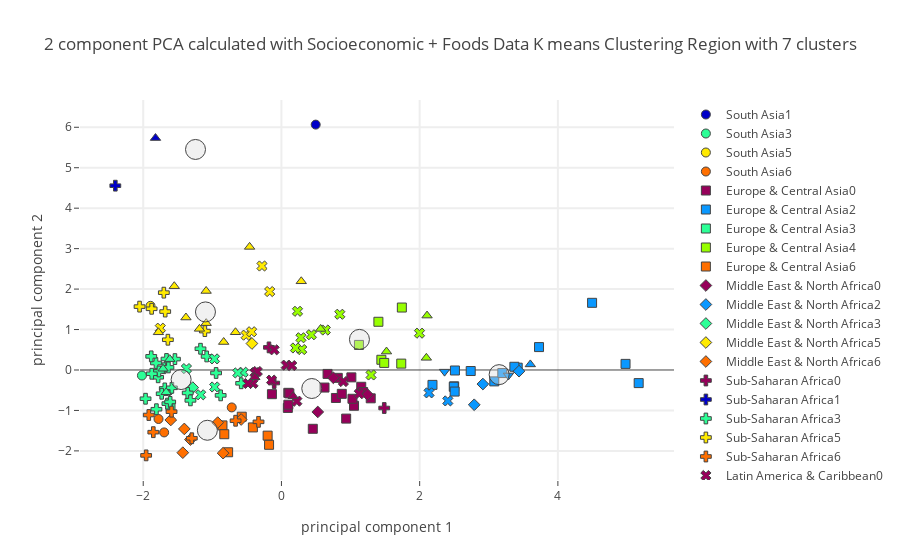

The notebook cell saved with this chart:
### Code cell
plot_plotly(socio_pca_dropped_df,"Region",region_centers_socio,7, "Socioeconomic + Foods",'')

### Figure 1 — Plotly figure (JSON) as saved in the notebook; plotly's stock layout.template omitted (floating-point values rounded to 4 significant figures)
{"data": [{"marker": {"color": "rgb(150,0,90)", "line": {"width": 1}, "size": 9, "symbol": 0}, "mode": "markers", "name": "South Asia0", "text": [], "type": "scatter", "uid": "e8ac540b-ad93-4a91-9f9f-be1191b6851c", "x": [], "y": []}, {"marker": {"color": "rgb(0,0,200)", "line": {"width": 1}, "size": 9, "symbol": 0}, "mode": "markers", "name": "South Asia1", "text": ["Maldives"], "type": "scatter", "uid": "8b68e44a-7adf-4a94-90f9-be190607b886", "x": [0.4958], "y": [6.065]}, {"marker": {"color": "rgb(10,152,255)", "line": {"width": 1}, "size": 9, "symbol": 0}, "mode": "markers", "name": "South Asia2", "text": [], "type": "scatter", "uid": "3036e9a8-c0ca-4d1d-a9bf-596a81c4c941", "x": [], "y": []}, {"marker": {"color": "rgb(44,255,150)", "line": {"width": 1}, "size": 9, "symbol": 0}, "mode": "markers", "name": "South Asia3", "text": ["Bangladesh", "India"], "type": "scatter", "uid": "a1c8f70f-1d24-4966-97bd-759434b77269", "x": [-2.018, -1.634], "y": [-0.1371, -0.5239]}, {"marker": {"color": "rgb(151,255,0)", "line": {"width": 1}, "size": 9, "symbol": 0}, "mode": "markers", "name": "South Asia4", "text": [], "type": "scatter", "uid": "d49b9fa6-63d4-4a35-b202-eaecde28fc73", "x": [], "y": []}, {"marker": {"color": "rgb(255,234,0)", "line": {"width": 1}, "size": 9, "symbol": 0}, "mode": "markers", "name": "South Asia5", "text": ["Sri Lanka"], "type": "scatter", "uid": "76a568ef-8f51-49cd-b03a-1833f406f061", "x": [-1.894], "y": [1.586]}, {"marker": {"color": "rgb(255,111,0)", "line": {"width": 1}, "size": 9, "symbol": 0}, "mode": "markers", "name": "South Asia6", "text": ["Afghanistan", "Nepal", "Pakistan"], "type": "scatter", "uid": "729869d0-637e-4a16-b5f3-2e1b89f5066f", "x": [-1.697, -1.779, -0.7191], "y": [-1.543, -1.212, -0.9256]}, {"marker": {"color": "rgb(150,0,90)", "line": {"width": 1}, "size": 9, "symbol": 1}, "mode": "markers", "name": "Europe & Central Asia0", "text": ["Albania", "Armenia", "Belarus", "Bulgaria", "Croatia", "Czechia", "Estonia", "Hungary", "Kazakhstan", "Latvia", "Montenegro", "Poland", "Romania", "Russian Federation", "Serbia", "Slovakia", "Slovenia", "Ukraine"], "type": "scatter", "uid": "b4eb94a3-531d-4f1b-8328-871a278db633", "x": [0.9365, 0.09279, 1.012, 0.1, 0.6674, 1.155, 1.05, 0.6233, 1.028, 0.8152, 1.292, 0.7881, 0.4538, 0.8732, -0.1376, 0.0993, 1.182, 0.1144], "y": [-1.202, -0.9383, -0.1822, -0.8579, -0.09693, -0.4149, -0.8846, -0.4345, -0.7117, -0.1941, -0.7003, -0.6921, -1.454, -0.5896, -0.5981, -0.5645, -0.5447, -0.5779]}, {"marker": {"color": "rgb(0,0,200)", "line": {"width": 1}, "size": 9, "symbol": 1}, "mode": "markers", "name": "Europe & Central Asia1", "text": [], "type": "scatter", "uid": "3d74f561-61da-4722-aff1-0bb79f1ec7cf", "x": [], "y": []}, {"marker": {"color": "rgb(10,152,255)", "line": {"width": 1}, "size": 9, "symbol": 1}, "mode": "markers", "name": "Europe & Central Asia2", "text": ["Austria", "Belgium", "Denmark", "Finland", "France", "Germany", "Iceland", "Ireland", "Luxembourg", "Netherlands", "Norway", "Sweden", "Switzerland", "United Kingdom"], "type": "scatter", "uid": "af21f93c-77d5-4455-a591-56849d2d8714", "x": [2.499, 5.169, 2.739, 3.08, 2.51, 2.494, 4.495, 2.506, 4.979, 3.419, 3.727, 3.371, 3.196, 2.185], "y": [-0.4041, -0.3243, -0.0258, -0.2819, -0.01235, -0.4146, 1.66, -0.5334, 0.1507, 0.0571, 0.5664, 0.07984, -0.07609, -0.3679]}, {"marker": {"color": "rgb(44,255,150)", "line": {"width": 1}, "size": 9, "symbol": 1}, "mode": "markers", "name": "Europe & Central Asia3", "text": ["Tajikistan"], "type": "scatter", "uid": "594f4707-bd13-4efc-99c2-2a671b5b832d", "x": [-1.605], "y": [-0.8857]}, {"marker": {"color": "rgb(151,255,0)", "line": {"width": 1}, "size": 9, "symbol": 1}, "mode": "markers", "name": "Europe & Central Asia4", "text": ["Cyprus", "Greece", "Italy", "Lithuania", "Portugal", "Spain"], "type": "scatter", "uid": "f930b3e8-25fb-41ef-9d8c-a0bd3cc5be91", "x": [1.121, 1.446, 1.487, 1.734, 1.403, 1.742], "y": [0.6197, 0.2527, 0.1751, 0.1574, 1.192, 1.544]}, {"marker": {"color": "rgb(255,234,0)", "line": {"width": 1}, "size": 9, "symbol": 1}, "mode": "markers", "name": "Europe & Central Asia5", "text": [], "type": "scatter", "uid": "d891165b-fb3c-4cb0-a78f-3e9977704ccd", "x": [], "y": []}, {"marker": {"color": "rgb(255,111,0)", "line": {"width": 1}, "size": 9, "symbol": 1}, "mode": "markers", "name": "Europe & Central Asia6", "text": ["Azerbaijan", "Bosnia and Herzegovina", "Georgia", "Kyrgyzstan", "Turkey", "Turkmenistan", "Uzbekistan"], "type": "scatter", "uid": "a1a0c92d-d17f-4316-8a71-5babb5a37352", "x": [-0.7716, -0.5742, -0.8532, -0.4132, -0.1997, -0.1789, -0.8269], "y": [-2.033, -1.155, -1.37, -1.42, -1.623, -1.849, -1.588]}, {"marker": {"color": "rgb(150,0,90)", "line": {"width": 1}, "size": 9, "symbol": 2}, "mode": "markers", "name": "Middle East & North Africa0", "text": ["Oman", "Saudi Arabia", "United Arab Emirates"], "type": "scatter", "uid": "198097a2-47a4-40b8-a524-1fa046bc651f", "x": [0.7516, 0.5257, 1.246], "y": [-0.1935, -1.038, -0.6096]}, {"marker": {"color": "rgb(0,0,200)", "line": {"width": 1}, "size": 9, "symbol": 2}, "mode": "markers", "name": "Middle East & North Africa1", "text": [], "type": "scatter", "uid": "02877f2c-3ac0-4160-a014-0e8c24d78ec8", "x": [], "y": []}, {"marker": {"color": "rgb(10,152,255)", "line": {"width": 1}, "size": 9, "symbol": 2}, "mode": "markers", "name": "Middle East & North Africa2", "text": ["Israel", "Kuwait", "Malta"], "type": "scatter", "uid": "e2eba51e-be3c-4c4e-b35b-ccc4f481ac1b", "x": [2.915, 2.789, 3.438], "y": [-0.3477, -0.8598, -0.02945]}, {"marker": {"color": "rgb(44,255,150)", "line": {"width": 1}, "size": 9, "symbol": 2}, "mode": "markers", "name": "Middle East & North Africa3", "text": ["Tunisia"], "type": "scatter", "uid": "b0306009-fbf7-4cb4-9081-59b4bc9bb0b7", "x": [-1.283], "y": [-0.4353]}, {"marker": {"color": "rgb(151,255,0)", "line": {"width": 1}, "size": 9, "symbol": 2}, "mode": "markers", "name": "Middle East & North Africa4", "text": [], "type": "scatter", "uid": "d06cc31a-eb41-41b3-ac7a-cc91e2fd2d6e", "x": [], "y": []}, {"marker": {"color": "rgb(255,234,0)", "line": {"width": 1}, "size": 9, "symbol": 2}, "mode": "markers", "name": "Middle East & North Africa5", "text": ["Lebanon"], "type": "scatter", "uid": "a44e902c-9eb9-4843-97a1-eb35eec85515", "x": [-0.4267], "y": [0.6543]}, {"marker": {"color": "rgb(255,111,0)", "line": {"width": 1}, "size": 9, "symbol": 2}, "mode": "markers", "name": "Middle East & North Africa6", "text": ["Algeria", "Egypt", "Iran (Islamic Republic of)", "Iraq", "Jordan", "Morocco", "Yemen"], "type": "scatter", "uid": "01761589-8acb-4cc7-bbcf-7c67df9216cd", "x": [-0.8441, -1.427, -0.9224, -1.405, -0.5828, -1.317, -1.601], "y": [-2.056, -2.044, -1.301, -1.457, -1.224, -1.719, -1.236]}, {"marker": {"color": "rgb(150,0,90)", "line": {"width": 1}, "size": 9, "symbol": 3}, "mode": "markers", "name": "Sub-Saharan Africa0", "text": ["Gabon", "Mauritius", "Sudan"], "type": "scatter", "uid": "7cc2931a-ba91-4a27-8ab6-2a84d3056e8f", "x": [-0.1806, -0.1048, 1.487], "y": [0.5589, -0.3221, -0.94]}, {"marker": {"color": "rgb(0,0,200)", "line": {"width": 1}, "size": 9, "symbol": 3}, "mode": "markers", "name": "Sub-Saharan Africa1", "text": ["Sao Tome and Principe"], "type": "scatter", "uid": "aca9655c-1eb7-4e75-99a5-60e4d1cee064", "x": [-2.404], "y": [4.556]}, {"marker": {"color": "rgb(10,152,255)", "line": {"width": 1}, "size": 9, "symbol": 3}, "mode": "markers", "name": "Sub-Saharan Africa2", "text": [], "type": "scatter", "uid": "0246b480-893f-47ec-bd6b-5ab1f87de541", "x": [], "y": []}, {"marker": {"color": "rgb(44,255,150)", "line": {"width": 1}, "size": 9, "symbol": 3}, "mode": "markers", "name": "Sub-Saharan Africa3", "text": ["Angola", "Benin", "Botswana", "Cabo Verde", "Cameroon", "Central African Republic", "Chad", "Gambia", "Guinea", "Guinea-Bissau", "Kenya", "Liberia", "Madagascar", "Malawi", "Mozambique", "Namibia", "Nigeria", "Senegal", "Eswatini", "Togo", "United Republic of Tanzania", "Zambia", "Zimbabwe"], "type": "scatter", "uid": "81e94ff9-c6d0-4cc8-9857-0e4e2ed03f97", "x": [-1.082, -1.541, -0.8796, -0.5825, -1.663, -1.171, -1.809, -1.65, -1.784, -1.815, -1.356, -1.7, -1.688, -1.967, -1.772, -0.9454, -1.884, -1.585, -1.317, -1.877, -1.635, -1.733, -1.61], "y": [0.3348, 0.2693, -0.6274, -0.3287, 0.2718, 0.5252, -0.97, -0.8311, -0.1804, 0.1723, -0.5668, 0.04394, -0.4558, -0.7106, -0.03611, -0.07411, 0.3372, -0.4406, -0.7509, -0.09294, 0.06345, -0.5874, -0.7892]}, {"marker": {"color": "rgb(151,255,0)", "line": {"width": 1}, "size": 9, "symbol": 3}, "mode": "markers", "name": "Sub-Saharan Africa4", "text": [], "type": "scatter", "uid": "11fd32de-e049-4f15-b305-b59a0a27a305", "x": [], "y": []}, {"marker": {"color": "rgb(255,234,0)", "line": {"width": 1}, "size": 9, "symbol": 3}, "mode": "markers", "name": "Sub-Saharan Africa5", "text": ["Congo (note no data in Food suppley tables for DRC)", "CÃƒÂ´te d'Ivoire", "Ghana", "Rwanda", "Sierra Leone", "Uganda"], "type": "scatter", "uid": "cf67b53e-0b52-4863-b545-7b3b7ffcd543", "x": [-1.108, -2.053, -1.702, -1.878, -1.643, -1.682], "y": [0.9615, 1.566, 1.912, 1.513, 0.7478, 1.444]}, {"marker": {"color": "rgb(255,111,0)", "line": {"width": 1}, "size": 9, "symbol": 3}, "mode": "markers", "name": "Sub-Saharan Africa6", "text": ["Burkina Faso", "Ethiopia", "Lesotho", "Mali", "Mauritania", "Niger", "South Africa"], "type": "scatter", "uid": "cf6b22ef-ff28-4973-9c74-a316eac68838", "x": [-1.854, -1.92, -1.958, -1.297, -0.6634, -1.59, -0.3317], "y": [-1.537, -1.113, -2.111, -1.688, -1.255, -1.03, -1.282]}, {"marker": {"color": "rgb(150,0,90)", "line": {"width": 1}, "size": 9, "symbol": 4}, "mode": "markers", "name": "Latin America & Caribbean0", "text": ["Bolivia (Plurinational State of)", "Chile", "Colombia", "Cuba", "Ecuador", "Guyana", "Mexico", "Panama", "Paraguay", "Suriname", "Venezuela (Bolivarian Republic of)"], "type": "scatter", "uid": "7a60ca44-4952-48fa-afe8-b2ea18c2bd60", "x": [-0.4103, 1.126, 0.06953, -0.4839, -0.1052, -0.3831, 0.2231, 0.1491, -0.1425, -0.3493, 0.8962], "y": [-0.3301, -0.5868, 0.12, -0.3338, 0.4987, -0.06744, -0.7706, 0.1098, -0.2492, -0.03713, -0.2852]}, {"marker": {"color": "rgb(0,0,200)", "line": {"width": 1}, "size": 9, "symbol": 4}, "mode": "markers", "name": "Latin America & Caribbean1", "text": [], "type": "scatter", "uid": "f5186619-7249-4054-b1a1-5009080f8950", "x": [], "y": []}, {"marker": {"color": "rgb(10,152,255)", "line": {"width": 1}, "size": 9, "symbol": 4}, "mode": "markers", "name": "Latin America & Caribbean2", "text": ["Argentina", "Uruguay"], "type": "scatter", "uid": "8e3e6b38-1763-4207-8e8f-7e6c7cb44f5e", "x": [2.136, 2.407], "y": [-0.5656, -0.7645]}, {"marker": {"color": "rgb(44,255,150)", "line": {"width": 1}, "size": 9, "symbol": 4}, "mode": "markers", "name": "Latin America & Caribbean3", "text": ["Belize", "El Salvador", "Guatemala", "Honduras", "Nicaragua", "Peru"], "type": "scatter", "uid": "ba05551a-244d-4a90-98dd-1b0b66c619a0", "x": [-0.5541, -0.9683, -1.375, -0.9662, -1.169, -0.6306], "y": [-0.05601, 0.2742, 0.03483, -0.42, -0.6127, -0.07271]}, {"marker": {"color": "rgb(151,255,0)", "line": {"width": 1}, "size": 9, "symbol": 4}, "mode": "markers", "name": "Latin America & Caribbean4", "text": ["Antigua and Barbuda", "Bahamas", "Barbados", "Brazil", "Costa Rica", "Saint Kitts and Nevis", "Saint Lucia", "Saint Vincent and the Grenadines", "Trinidad and Tobago"], "type": "scatter", "uid": "1a4bddc5-b926-4bbe-bfc3-0300008a5797", "x": [0.8448, 1.998, 0.6348, 1.297, 0.2934, 0.4334, 0.2324, 0.2824, 0.2032], "y": [1.378, 0.9095, 0.9877, -0.123, 0.5053, 0.8713, 1.451, 0.797, 0.5441]}, {"marker": {"color": "rgb(255,234,0)", "line": {"width": 1}, "size": 9, "symbol": 4}, "mode": "markers", "name": "Latin America & Caribbean5", "text": ["Dominica", "Dominican Republic", "Grenada", "Haiti", "Jamaica"], "type": "scatter", "uid": "1e5a1269-5a75-4ad0-bf3c-8c9f26813d78", "x": [-0.2816, -0.5108, -0.1699, -1.753, -0.4315], "y": [2.571, 0.861, 1.939, 1.034, 0.9456]}, {"marker": {"color": "rgb(255,111,0)", "line": {"width": 1}, "size": 9, "symbol": 4}, "mode": "markers", "name": "Latin America & Caribbean6", "text": [], "type": "scatter", "uid": "44854671-37cc-47b8-a26e-6bccdbdcfe7f", "x": [], "y": []}, {"marker": {"color": "rgb(150,0,90)", "line": {"width": 1}, "size": 9, "symbol": 5}, "mode": "markers", "name": "East Asia & Pacific0", "text": ["China, mainland", "Mongolia"], "type": "scatter", "uid": "1fac7162-fc54-48dc-ae58-d7f8bc5a24d0", "x": [-0.3854, 0.1701], "y": [-0.1792, -0.6468]}, {"marker": {"color": "rgb(0,0,200)", "line": {"width": 1}, "size": 9, "symbol": 5}, "mode": "markers", "name": "East Asia & Pacific1", "text": ["Kiribati"], "type": "scatter", "uid": "da7399f8-edef-416d-880a-36a2a846d5b6", "x": [-1.822], "y": [5.733]}, {"marker": {"color": "rgb(10,152,255)", "line": {"width": 1}, "size": 9, "symbol": 5}, "mode": "markers", "name": "East Asia & Pacific2", "text": ["Australia"], "type": "scatter", "uid": "cc65607f-d2a7-415d-9ff0-b56954daa14d", "x": [3.601], "y": [0.1377]}, {"marker": {"color": "rgb(44,255,150)", "line": {"width": 1}, "size": 9, "symbol": 5}, "mode": "markers", "name": "East Asia & Pacific3", "text": ["Cambodia", "Lao People's Democratic Republic", "Timor-Leste"], "type": "scatter", "uid": "cddd5e5d-8482-4732-b1a9-a826a8ec14c6", "x": [-1.616, -1.667, -1.713], "y": [0.268, -0.5517, 0.02994]}, {"marker": {"color": "rgb(151,255,0)", "line": {"width": 1}, "size": 9, "symbol": 5}, "mode": "markers", "name": "East Asia & Pacific4", "text": ["Brunei Darussalam", "Japan", "New Zealand", "Republic of Korea"], "type": "scatter", "uid": "d2a9b25d-aea5-40b9-ade3-e0d8a9f58886", "x": [1.52, 2.107, 2.097, 0.567], "y": [0.4556, 1.345, 0.3004, 1.015]}, {"marker": {"color": "rgb(255,234,0)", "line": {"width": 1}, "size": 9, "symbol": 5}, "mode": "markers", "name": "East Asia & Pacific5", "text": ["Fiji", "Indonesia", "Malaysia", "Myanmar", "Philippines", "Samoa", "Solomon Islands", "Thailand", "Vanuatu", "Viet Nam"], "type": "scatter", "uid": "1b68588b-7b39-46c7-8658-7655411f4221", "x": [-0.6646, -1.78, -0.4608, -0.8358, -1.55, 0.2869, -1.382, -1.089, -1.09, -1.186], "y": [0.9326, 0.9317, 3.043, 0.691, 2.071, 2.193, 1.297, 1.158, 1.953, 1.016]}, {"marker": {"color": "rgb(255,111,0)", "line": {"width": 1}, "size": 9, "symbol": 5}, "mode": "markers", "name": "East Asia & Pacific6", "text": [], "type": "scatter", "uid": "18e42f24-d057-43fa-a028-a1692de171d8", "x": [], "y": []}, {"marker": {"color": "rgb(150,0,90)", "line": {"width": 1}, "size": 9, "symbol": 6}, "mode": "markers", "name": "North America0", "text": [], "type": "scatter", "uid": "4d29eb1a-b016-4436-b0db-531098e1538a", "x": [], "y": []}, {"marker": {"color": "rgb(0,0,200)", "line": {"width": 1}, "size": 9, "symbol": 6}, "mode": "markers", "name": "North America1", "text": [], "type": "scatter", "uid": "a866a945-d2eb-474f-8ed7-db1da3059494", "x": [], "y": []}, {"marker": {"color": "rgb(10,152,255)", "line": {"width": 1}, "size": 9, "symbol": 6}, "mode": "markers", "name": "North America2", "text": ["Canada", "United States of America"], "type": "scatter", "uid": "fc9e480e-5756-4f98-9c38-90c404479bb0", "x": [2.36, 3.284], "y": [-0.0409, -0.1346]}, {"marker": {"color": "rgb(44,255,150)", "line": {"width": 1}, "size": 9, "symbol": 6}, "mode": "markers", "name": "North America3", "text": [], "type": "scatter", "uid": "d777e699-7660-4da6-bc0c-f3a4bb63e901", "x": [], "y": []}, {"marker": {"color": "rgb(151,255,0)", "line": {"width": 1}, "size": 9, "symbol": 6}, "mode": "markers", "name": "North America4", "text": [], "type": "scatter", "uid": "a6d97c5a-e4f8-4135-98db-da7a9dcbeff8", "x": [], "y": []}, {"marker": {"color": "rgb(255,234,0)", "line": {"width": 1}, "size": 9, "symbol": 6}, "mode": "markers", "name": "North America5", "text": [], "type": "scatter", "uid": "790f70e2-9319-417d-9d05-583018bfd442", "x": [], "y": []}, {"marker": {"color": "rgb(255,111,0)", "line": {"width": 1}, "size": 9, "symbol": 6}, "mode": "markers", "name": "North America6", "text": [], "type": "scatter", "uid": "ac3a44a7-ee9b-4090-88ca-3ebe23621a3a", "x": [], "y": []}, {"marker": {"color": "rgba(220, 220, 220, .4)", "line": {"width": 1}, "size": 20}, "mode": "markers", "name": "Center", "type": "scatter", "uid": "a52a4940-a86c-4928-a641-32f86c4b3996", "x": [0.439, -1.243, 3.15, -1.451, 1.129, -1.099, -1.072], "y": [-0.4578, 5.452, -0.115, -0.2364, 0.7567, 1.436, -1.49]}], "layout": {"hovermode": "closest", "showlegend": true, "title": {"text": "2 component PCA calculated with Socioeconomic + Foods Data K means Clustering Region with 7 clusters"}, "xaxis": {"gridwidth": 2, "ticklen": 5, "title": {"text": "principal component 1"}, "zeroline": false}, "yaxis": {"gridwidth": 2, "ticklen": 5, "title": {"text": "principal component 2"}}}}
